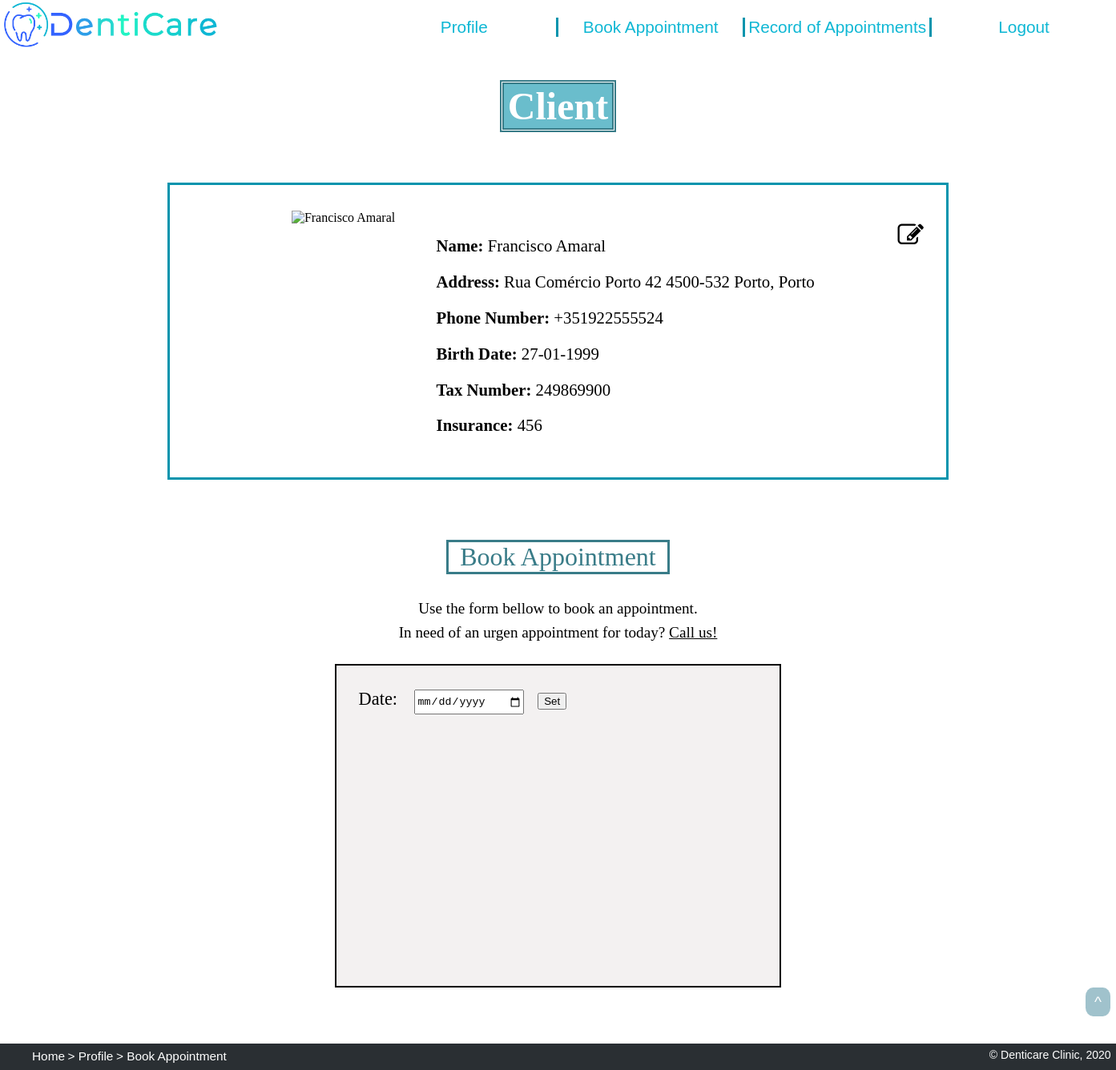
The app's page /client.php (signed in) with its own data.
### tables this page shows
CREATE TABLE client (
    id integer PRIMARY KEY REFERENCES person,
    birth_date text NOT NULL, -- format dd-mm-yyyy
    tax_number integer UNIQUE,
    insurance_code integer REFERENCES insurance
);

CREATE TABLE person (
    id integer PRIMARY KEY AUTOINCREMENT,
    name text NOT NULL,
    address text,
    phone_number text NOT NULL, -- e.g. +351935556768
    username text NOT NULL UNIQUE,
    password text NOT NULL
);

### database/client_db.php (called while the page is built, shortened)
<?php
    function getClientInfo($id) {
        global $dbh;
        $stmt = $dbh->prepare('SELECT * FROM person
                                JOIN client USING (id)
                                WHERE id = ?');
        $stmt->execute(array($id));
        return $stmt->fetch();
    }
?>

### templates/profile_info_tpl.php (the view, shortened to what this page needs)
<?php
    if ($_SERVER['PHP_SELF'] == '/dentist.php' || $_SERVER['PHP_SELF'] == '/dentistAppointments.php' || $_SERVER['PHP_SELF'] == '/manageTeam.php') {
        $person = getDentistInfo($_SESSION['id']);
    } else if ($_SERVER['PHP_SELF'] == '/dentalAuxiliary.php' || $_SERVER['PHP_SELF'] == '/dentalAuxiliary_appointments.php' || $_SERVER['PHP_SELF'] == '/manage_material.php' || $_SERVER['PHP_SELF'] == '/manage_clients.php') {
        $person = getAuxiliaryInfo($_SESSION['id']);
    } else if ($_SERVER['PHP_SELF'] == '/client.php' || $_SERVER['PHP_SELF'] == '/clientRecord.php') {
        $person = getClientInfo($_SESSION['id']);
    }
?>
    <?php if ($_SERVER['PHP_SELF'] == '/client.php' || $_SERVER['PHP_SELF'] == '/clientRecord.php') { ?>
        <h1 id="profileTitle"> Client </h1>
    <?php } ?>
    <section id="profileInfo">
        <?php if (file_exists('images/' . $person['id'] . '.jpg')) { ?>
            <img src="images/<?php echo $person['id'] ?>.jpg" alt="<?php echo $person['name'] ?>">
        <?php } else { ?>
            <img src="images/img_default.jpg" alt="<?php echo $person['name'] ?>">
        <?php } ?>
        <div id="info">
            <?php if ($_SESSION['edit_on']==0 && !isset($_POST['edit'])) { ?>
                <form action="action_decideProfile.php" method="post" id="edit_profile">
                    <button type="submit" id="edit_button" name="edit" form="edit_profile"><i class="fa fa-edit"></i></button>
                </form>
                <p> <strong> Name: </strong> <?php echo $person['name'] ?> </p>
                <p> <strong> Address: </strong> <?php echo $person['address'] ?> </p>
                <p> <strong> Phone Number: </strong> <?php echo $person['phone_number'] ?> </p>
                <?php if ($_SERVER['PHP_SELF'] == '/client.php' || $_SERVER['PHP_SELF'] == '/clientRecord.php') { ?>
                    <p> <strong> Birth Date: </strong> <?php echo $person['birth_date'] ?> </p>
                    <p> <strong> Tax Number: </strong> <?php echo $person['tax_number'] ?> </p>
                    <p> <strong> Insurance: </strong> <?php echo $person['insurance_code'] ?> </p>
                <?php } ?>
            <?php } ?>
        </div>
    </section>

### css/style.css (style rules this page uses)
html { background: url(https://media.istockphoto.com/vectors/abstract-white-gray-background-with-clean-smooth-soft-wave-vector-vector-id915242162?k=6&m=915242162&s=170667a&w=0&h=4WM4DJV-ZH4vGMzR6MZ9FEHTHWEkW3EGcwXswC1MwlI=) no-repeat center center fixed; -webkit-background-size: cover; -moz-background-size: cover; -o-background-size: cover; background-size: cover; scroll-behavior: smooth; }

### css/layout.css (style rules this page uses)
body { width: 100%; margin: 0; padding: 0; display: grid; grid-template-rows: [start] auto [first] auto [services] 10fr [end]; }

### css/profilePage.css (style rules this page uses)
#profileTitle { font-size: 3em; margin-left: 13em; margin-right: 13em; margin-bottom: 0.3em; text-align: center; background: rgba(96, 185, 201, 0.932); background-clip: content-box; color: white; border: 5px double rgb(57, 124, 136); }
#profileInfo { display: flex; flex-direction: row; justify-content: center; margin: 3em 15%; padding-top: 2em; padding-bottom: 2em; background-color: white; border: 3px solid rgb(3, 148, 173); }
#profileInfo img { padding-right: 2em; height: 230px; width: auto; }
#info { font-size: 130%; padding-left: 2%; width: 50%; }
#edit_profile { width: 20%; font-size: 1.2em; padding-left: 2%; padding-top: 2.5%; margin: 0; }
#edit_profile>#edit_button { position: absolute; left: 80%; border: none; background-color:white; font-size: 130%; text-align: right; }

### records on screen
client: id.name "Francisco Amaral", id.address "Rua Comércio Porto 42 4500-532 Porto, Porto", id.phone_number "+351922555524", birth_date "27-01-1999", tax_number "249869900", insurance_code "456"
